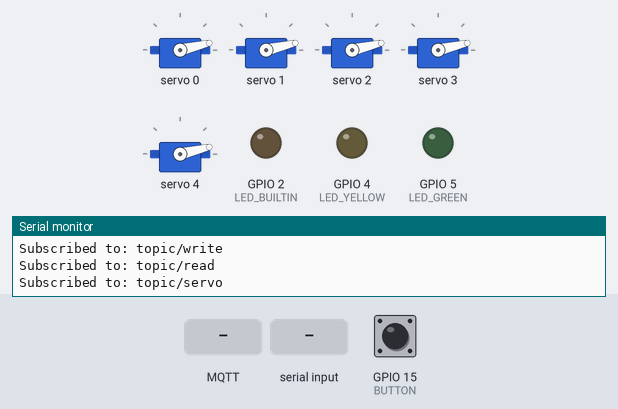
The program below on a simulated ESP32. On the bench: 5 × servo, output pins drawn as LEDs (lit = HIGH), the last lines printed to the serial monitor. The inputs (shaded band) are chosen by the test bench; at power-on: GPIO 15 (BUTTON) LOW. WiFi joins after 1.5 s; servers stay silent unless stated; no MQTT or app messages arrive unless stated.

Above: at 2.7 s.
2.8 s: MQTT message "1" arrives on the second subscribed topic
At 4.6 s:
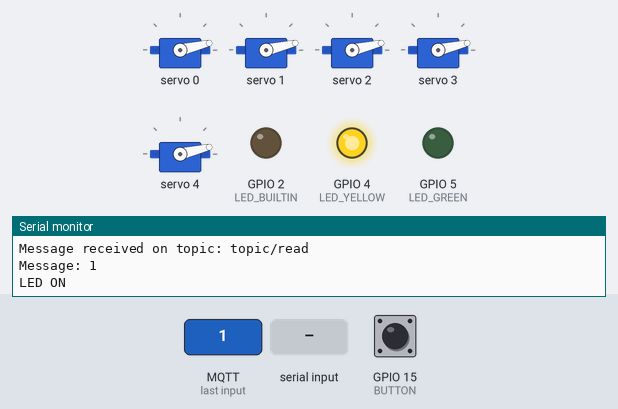
5.0 s: GPIO 15 (BUTTON) pulled HIGH for 0.15 s
6.6 s: "1,1\n" received over Serial
9.0 s: MQTT message "1,1" arrives on the first subscribed topic
11.0 s: "1\n" received over Serial
13.0 s: MQTT message "0,1" arrives on the first subscribed topic
Timing chart, 0 to 16.0 s (numbered marks = the images above; inputs shaded):
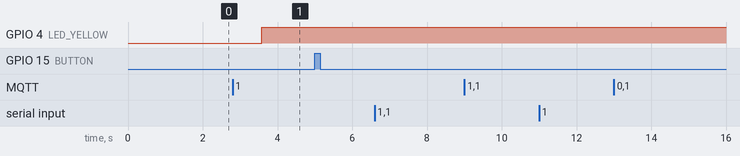

Measured:
- after the input at 2.8 s, GPIO 4 (LED_YELLOW): LOW → HIGH after 0.78 s

The program:

main.cpp
```cpp
#include <Arduino.h>
#include "header.h"
//num_pins
Servo servo(5);
int* currentPosition;

void setup()
{
  Serial.begin(115200);
  Serial.println("begins");
  pinMode(BUTTON, INPUT_PULLDOWN);
  pinMode(LED_BUILTIN, OUTPUT);
  digitalWrite(LED_BUILTIN, LOW);
  // setup pca
  servo.init();
  int numPins = servo.getNumPins();
    currentPosition = new int[numPins];
    for (int i = 0; i < numPins; ++i) {
        currentPosition[i] = 140; // Initialize all positions to 0
    }
  //
  initializeWIFI();
  InitializeRTOS();
  initializeOTA();

  setupMQTT();

  pinMode(LED_GREEN, OUTPUT);
  pinMode(LED_YELLOW, OUTPUT);
}

void loop()
{
}
```

buttonConnect.cpp
```cpp
#include "header.h"
#include <Arduino.h>
int timeout = 120;
bool portalRunning = false;
void buttonConn(void *pvParameters)
{

    while (1)
    {
        if (digitalRead(BUTTON) == HIGH)
        {
            WiFiManager wm;
            server.stop();

            wm.resetSettings();
            // set configportal timeout
            wm.setConfigPortalTimeout(timeout);
            if (!wm.startConfigPortal("OnDemandAP"))
            {
                Serial.println("failed to connect and hit timeout");
                delay(3000);
                // reset and try again, or maybe put it to deep sleep
                ESP.restart();
                delay(5000);
            }

            // if you get here you have connected to the WiFi
            Serial.println("connected...yeey :)");
            Serial.println(WiFi.localIP());
            server.begin();
        }
        vTaskDelay(pdMS_TO_TICKS(10));
    }
}
```

checkWIFI.cpp
```cpp
#include "header.h"
#include <Arduino.h>
#include <WiFiManager.h>

void checkWiFiConnection(void *pvParameters)
{
    while (1)
    {

        if (WiFi.status() != WL_CONNECTED)
        {
            Serial.println("WiFi not connected, attempting to reconnect...");
            unsigned long startAttemptTime = millis();

            // Wait for connection for 10 seconds
            while (WiFi.status() != WL_CONNECTED && millis() - startAttemptTime < 10000)
            {
                delay(500);
                Serial.print(".");
            }

            if (WiFi.status() == WL_CONNECTED)
            {
                Serial.println("Reconnected to WiFi");
            }
            else
            {
                Serial.println("Failed to reconnect to WiFi");
            }
        }

        vTaskDelay(pdMS_TO_TICKS(5000));
    }
}
```

header.h
```cpp
#if !defined(HEADER_H)
#define HEADER_H
#include <Arduino.h>
#include <WiFiManager.h>
#include <ElegantOTA.h>
#include <PubSubClient.h>
#include <Adafruit_PWMServoDriver.h>
#include <SPI.h>
#include "servo.h"

#define LED_GREEN 5
#define LED_YELLOW 4
#define BUTTON 15
#define BUTTON2 5
#define OTA_USERNAME "admin"
#define OTA_PASSWORD "112233"
#define WIFI_USERNAME "admin"
#define WIFI_PASSWORD "11223344"
#define mqtt_broker "192.168.1.17" // Replace with your broker's IP
#define mqtt_port 1883
#define write_topic "topic/write"
#define read_topic "topic/read"
#define servo_topic "topic/servo"

// extern Adafruit_PWMServoDriver pwm;
extern PubSubClient client;
extern WebServer server;
extern String brokerAddress;
extern Servo servo;
extern String receivedMessage;
extern String receivedTopic;
extern QueueHandle_t mqttQueue;
void checkWiFiConnection(void *arg);
void buttonConn(void *arg);
void serverHandle(void *arg);
void publishMQTT(void *arg);
void servoMainFunc(void *arg);
void initializeWIFI();
void InitializeRTOS();
void initializeOTA();
void setupMQTT();
void reconnect();
void mqttCallbackHandle(char *topic, String receivedMessage);

extern int* currentPosition;

#endif // HEADER_H
```

initializeOTA.cpp
```cpp
#include "header.h"
WebServer server(80);
void initializeOTA()
{

    ElegantOTA.begin(&server);
    ElegantOTA.setAuth(OTA_USERNAME, OTA_PASSWORD);
    ElegantOTA.onEnd([](bool success)
                     {
        if (success) {
            Serial.println("OTA update completed successfully.");
            // Notify the web client that the update has finished
            server.send(200, "text/plain", "Update successful. Rebooting...");
            delay(1000); // Short delay to ensure the message is sent
            ESP.restart();
        } else {
            Serial.println("OTA update failed.");
            // Notify the web client that the update has failed
        } });
    server.begin();
    Serial.println("OTA BEGIN");
}
```

initializeRTOS.cpp
```cpp
#include "header.h"
#include <Arduino.h>

SemaphoreHandle_t sem;
TaskHandle_t ButtonConnTaskHandle = NULL; // digunakan untuk mendefine task handle
TaskHandle_t CheckWIFITaskHandle = NULL;
TaskHandle_t OtaTaskHandle = NULL;
TaskHandle_t MQTTTaskHandle = NULL;
TaskHandle_t ServoTaskHandle = NULL;

void InitializeRTOS()
{
    sem = xSemaphoreCreateMutex();                                                                                           // untuk membuat semaphore
    xTaskCreatePinnedToCore(buttonConn, "Button", configMINIMAL_STACK_SIZE + 8192, NULL, 1, &ButtonConnTaskHandle, 1);       // untuk membuat task
    xTaskCreatePinnedToCore(checkWiFiConnection, "Wifi", configMINIMAL_STACK_SIZE + 1024, NULL, 2, &CheckWIFITaskHandle, 0); // rtos digunakan untuk membuat task yang berjalan secara paralel
    xTaskCreatePinnedToCore(serverHandle, "OTA", configMINIMAL_STACK_SIZE + 8192, NULL, 3, &OtaTaskHandle, 0);               // rtos digunakan untuk membuat task yang berjalan secara paralel
    xTaskCreatePinnedToCore(publishMQTT, "MQTT", configMINIMAL_STACK_SIZE + 8192, NULL, 4, &MQTTTaskHandle, 1);              // rtos digunakan untuk membuat task yang berjalan secara paralel
    xTaskCreatePinnedToCore(servoMainFunc, "Servo", configMINIMAL_STACK_SIZE + 4096, NULL, 5, &ServoTaskHandle, 1);
    // // xTaskCreatePinnedToCore(Light, "Light", 1024, NULL, 1, &lightTaskHandle, 1);

    if (sem == NULL)
    {
        Serial.println("Failed to create semaphore");
    }
    // if (tempTaskHandle == NULL || humTaskHandle == NULL || lightTaskHandle == NULL)
    // {
    //     Serial.println("Failed to create one or more tasks");
    // }
    Serial.println("creating RTOS success");
}
```

initializeWIFI.cpp
```cpp
#include <Arduino.h>
#include <WiFiManager.h> // https://github.com/tzapu/WiFiManager
#include "header.h"

WiFiManager wm;
String brokerAddress;
// Define a variable to hold the broker address
  // Default value

void initializeWIFI()
{
    // Reset settings if needed
    wm.resetSettings();

    // Set timeouts
    wm.setConnectTimeout(30);
    wm.setConfigPortalTimeout(60);

    // Add a custom parameter for the broker address
    WiFiManagerParameter brokerParam("broker", "Broker Address", brokerAddress.c_str(), 40);
    wm.addParameter(&brokerParam);

    // Start the WiFiManager
    if (!wm.autoConnect("AutoConnectAP", WIFI_PASSWORD))
    {
        Serial.println("Failed to connect and hit timeout");
        delay(3000);
        // Reset and try again, or maybe put it to deep sleep
        ESP.restart();
        delay(5000);
    }

    // Retrieve the broker address from the parameter
    brokerAddress = brokerParam.getValue();

    Serial.println("Connected to: ");
    Serial.println(WiFi.localIP());
    Serial.print("Broker Address: ");
    Serial.println(brokerAddress);
}
```

main_mqtt.cpp
```cpp
#include "header.h"
#include "servo.h"
#define INCREMENT 10
void readString(String msg);
void serialRead()
{
    while (Serial.available() > 0)
    {
        String incomingByte = Serial.readStringUntil('\n'); // Read a byte
        // Process the incoming byte
        Serial.print("Received: ");
        Serial.println(incomingByte);
        client.publish(write_topic, String(incomingByte).c_str(), true);
    }
}

void publishMQTT(void *pvParameters)
{
    while (1)
    {
        if (!client.connected())
        {
            reconnect();
        }
        client.loop();
        serialRead();
        vTaskDelay(pdMS_TO_TICKS(1000));
    }
}

void mqttCallbackHandle(char *topic, String receivedMessage) // delete this
{
    if (strcmp(topic, read_topic) == 0)
    {
        readString(receivedMessage);
    }
}
void readString(String msg)
{
    if (msg.equals("1"))
    {
        digitalWrite(LED_YELLOW, HIGH);
        Serial.println("LED ON");
    }
    else if (msg.equals("0"))
    {
        digitalWrite(LED_YELLOW, LOW);
        Serial.println("LED OFF");
    }
}
// mosquitto_sub -h 192.168.88.147 -t topic/servo
// mosquitto_pub -h 192.168.1.4 -t topic/read -m "Hello, MQTT!"
// mosquitto_pub -h 192.168.1.4 -t topic/servo -m "MOVE"
```

mainservo.cpp
```cpp
#include "header.h"

// #define SERVOMIN0  140 // This is the 'minimum' pulse length count (out of 4096)
// #define SERVOMAX0  280 // This is the 'maximum' pulse length count (out of 4096)
// #define SERVOMIN1  100 // This is the 'minimum' pulse length count (out of 4096)
// #define SERVOMAX1  280 // This is the 'maximum' pulse length count (out of 4096)
// #define SERVOMIN2  140 // This is the 'minimum' pulse length count (out of 4096)
// #define SERVOMAX2  310 // This is the 'maximum' pulse length count (out of 4096)
// #define SERVOMIN3  140 // This is the 'minimum' pulse length count (out of 4096)
// #define SERVOMAX3  310 // This is the 'maximum' pulse length count (out of 4096)
// #define SERVOMIN4  140 // This is the 'minimum' pulse length count (out of 4096)
// #define SERVOMAX4  310 // This is the 'maximum' pulse length count (out of 4096)
// #define SERVOMIN5  140 // This is the 'minimum' pulse length count (out of 4096)
// #define SERVOMAX5  310 // This is the 'maximum' pulse length count (out of 4096)

#define servoMin = 140
#define servoMax = 400

void servoMainFunc(void *pvParameters)
{
    while (1)
    {
        if (receivedMessage.indexOf(',')!=-1){
            int commaIndex=receivedMessage.indexOf(',');
            int servoID = receivedMessage.substring(0,commaIndex).toInt();
            int targetPositionDegree = receivedMessage.substring(commaIndex + 1).toInt();
            int targetPosition = map(targetPositionDegree,0,180,140,400);
            if (servoID >= 0 && servoID < servo.getNumPins()) {
                Serial.print("Servo ");
                Serial.print(servoID);
                Serial.print(" moving from ");
                Serial.print(currentPosition[servoID]);
                Serial.print(" to ");
                Serial.println(targetPosition);

                if (targetPosition > currentPosition[servoID]) {
                    servo.moveForwardPerID(servoID, currentPosition[servoID], targetPosition);
                } else {
                    servo.moveBackwardPerID(servoID, currentPosition[servoID], targetPosition);
                }
                currentPosition[servoID] = targetPosition;
            }
            receivedMessage = "";
            }
        vTaskDelay(pdMS_TO_TICKS(100));
    }
}

// mosquitto_sub -h 192.168.88.147 -t topic/servo
// mosquitto_pub -h 192.168.1.4 -t topic/read -m "Hello, MQTT!"
// // mosquitto_sub -h 192.168.88.147 -t topic/servo
// mosquitto_pub -h 192.168.1.4 -t topic/read -m "Hello, MQTT!"
// mosquitto_pub -h 192.168.1.5 -t topic/servo -m "1,10"
```

mqtt_setup.cpp
```cpp
#include "header.h"
WiFiClient espClient;
PubSubClient client(espClient);
String receivedMessage = "";
String receivedTopic = "";
void mqttCallback(char *topic, byte *message, unsigned int length);
void reconnect();
void readString(String msg);
void setupMQTT()
{
    client.setServer(brokerAddress.c_str(), mqtt_port);
    client.setCallback(mqttCallback);
    reconnect();
}

void mqttCallback(char *topic, byte *message, unsigned int length)
{
    Serial.print("Message received on topic: ");
    Serial.println(topic);

    Serial.print("Message: ");
    for (int i = 0; i < length; i++)
    {
        receivedMessage += (char)message[i]; // Convert byte array to String
    }
    Serial.println(receivedMessage);

    mqttCallbackHandle(topic, receivedMessage);
}

void reconnect()
{
    // Loop until the client is connected
    while (!client.connected())
    {
        Serial.print("Attempting MQTT connection...");
        // Create a client ID
        String client_id = "ESP32-";
        client_id += String(WiFi.macAddress());

        // Attempt to connect
        if (client.connect(client_id.c_str()))
        {
            Serial.println("Connected to MQTT Broker");

            // Resubscribe to topics
            client.subscribe(write_topic);
            client.subscribe(read_topic);
            client.subscribe(servo_topic);
            Serial.print("Subscribed to: ");
            Serial.println(write_topic);
            Serial.print("Subscribed to: ");
            Serial.println(read_topic);
            Serial.print("Subscribed to: ");
            Serial.println(servo_topic);
        }
        else
        {
            Serial.print("Failed, rc=");
            Serial.print(client.state());
            Serial.println(". Trying again in 2 seconds...");
            delay(2000); // Wait before retrying
        }
    }
}
```

serverHandle.cpp
```cpp
#include "header.h"

void serverHandle(void *pvParameters)
{
    while (1)
    {
        if (WiFi.status() == WL_CONNECTED)
        {
            server.handleClient();
        }

        vTaskDelay(pdMS_TO_TICKS(100));
    }
}
```

servo.cpp
```cpp
#include "Servo.h"
#include <Adafruit_PWMServoDriver.h>
#include <Wire.h>

Adafruit_PWMServoDriver pwm = Adafruit_PWMServoDriver();
Servo::Servo(int numPins)
{
    this->numPins = numPins;
}

void Servo::init()
{
    Wire.begin();
    pwm.begin(); // Initialize PCA9685
    pwm.setOscillatorFrequency(27000000);
    pwm.setPWMFreq(50);
    Serial.print("num of pins: ");
    Serial.println(numPins);
    int resetPosition = 140;
    for (int i = 0; i < numPins; ++i) {
        pwm.setPWM(i, 0, resetPosition);
    }
    Serial.println("All servos reset to position 140");
}
void Servo::moveForwardPerID(int servoID, int pwmMin, int pwmMax)
{
    for (uint16_t pulselen = pwmMin; pulselen < pwmMax; pulselen++) {
    pwm.setPWM(servoID, 0, pulselen);
    }
    Serial.print("Moved Forward Servo: ");
    Serial.println(servoID);

}
void Servo::moveBackwardPerID(int servoID, int pwmMin, int pwmMax){
    for (uint16_t pulselen = pwmMax; pulselen > pwmMin; pulselen--) {
    pwm.setPWM(servoID, 0, pulselen);
  }
    Serial.print("Moved Backward Servo: ");
    Serial.println(servoID);

}

int Servo::getNumPins() const{
    return numPins;
}
```

servo.h
```cpp
#if !defined(SERVO_H)
#define SERVO_H
#include <Arduino.h>
class Servo
{
private:
    int numPins;

public:
    Servo() {}
    Servo(int numPins = 6);
    void init();
    void moveForwardPerID(int servoID, int pwmMin, int pwmMax);
    void moveBackwardPerID(int servoID, int pwmMin, int pwmMax);
    int getNumPins() const;
};

#endif // SERVO_H
```
